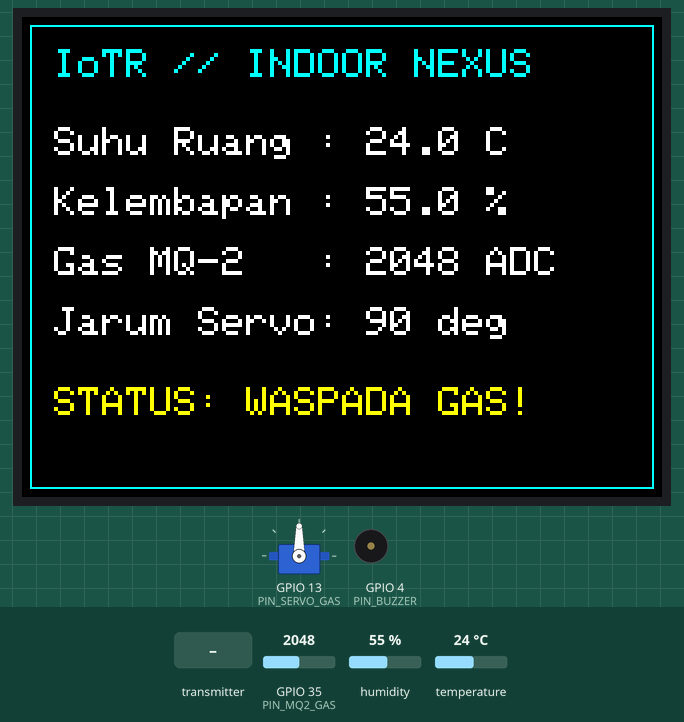
Recording of a sketch running on a simulated ESP32. Parts: servo, 320×240 colour display, buzzer (waves = sounding). The inputs (shaded band) are chosen by the test bench; at power-on: GPIO 35 (PIN_MQ2_GAS) = 2048, humidity 55 %, temperature 24 °C. WiFi joins after 1.5 s; servers stay silent unless stated; uploads are accepted with an empty reply; what the sketch prints to the serial monitor is not drawn.

Above: at 3.4 s.
3.5 s: GPIO 35 (PIN_MQ2_GAS) set to 2934
At 7.0 s:
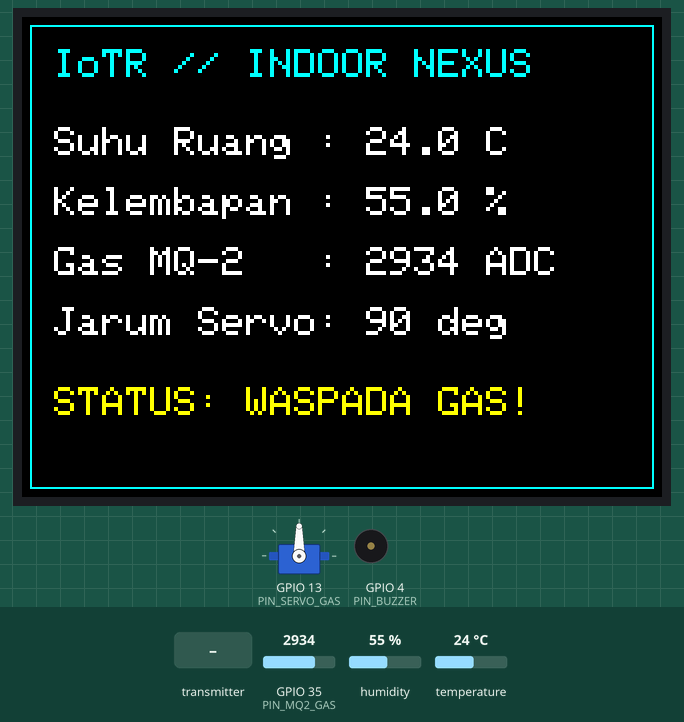
9.5 s: GPIO 35 (PIN_MQ2_GAS) set to 3043
At 10.65 s:
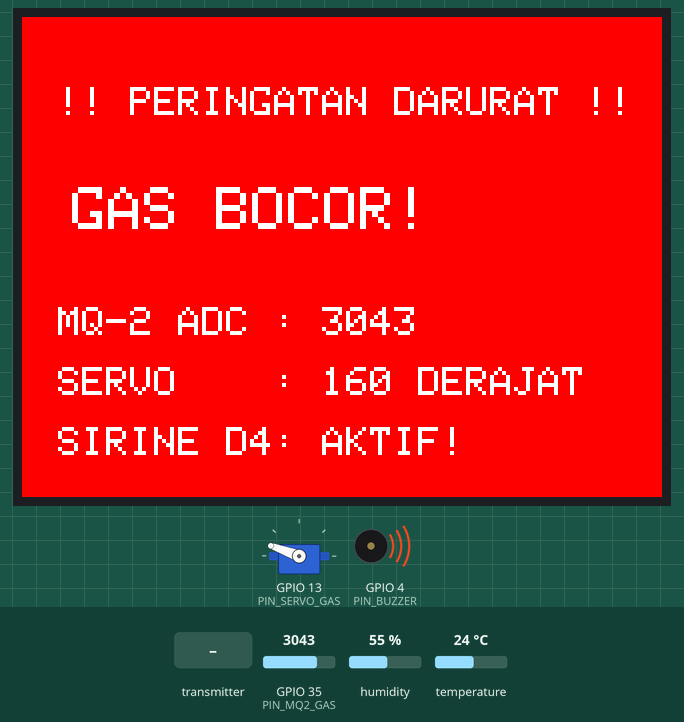
12.7 s: GPIO 35 (PIN_MQ2_GAS) set to 1460
At 14.5 s:
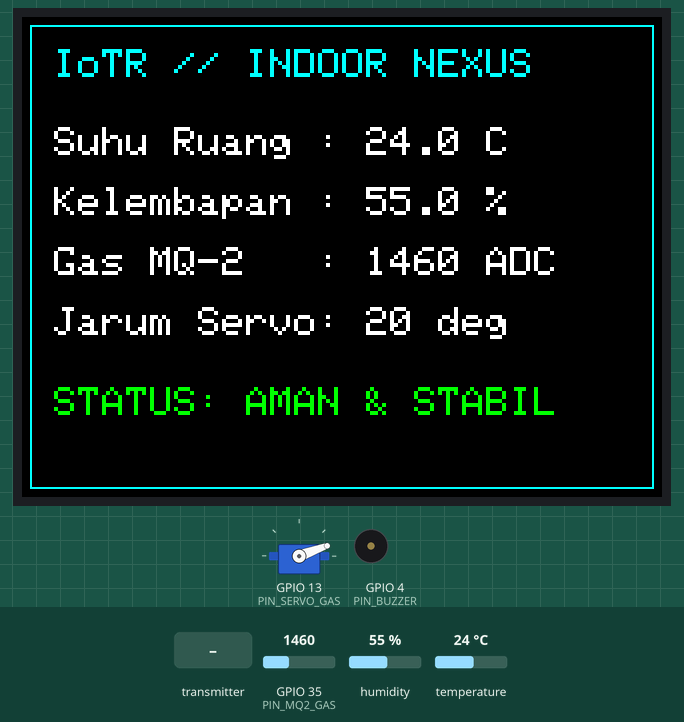
16.7 s: GPIO 35 (PIN_MQ2_GAS) set to 1549
At 18.1 s:
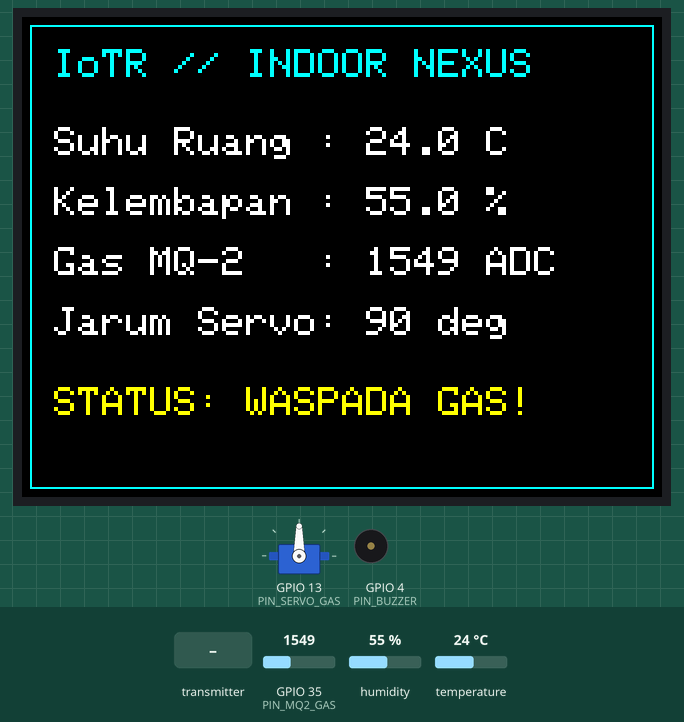
18.9 s: GPIO 35 (PIN_MQ2_GAS) set to 3040
At 20.78 s:
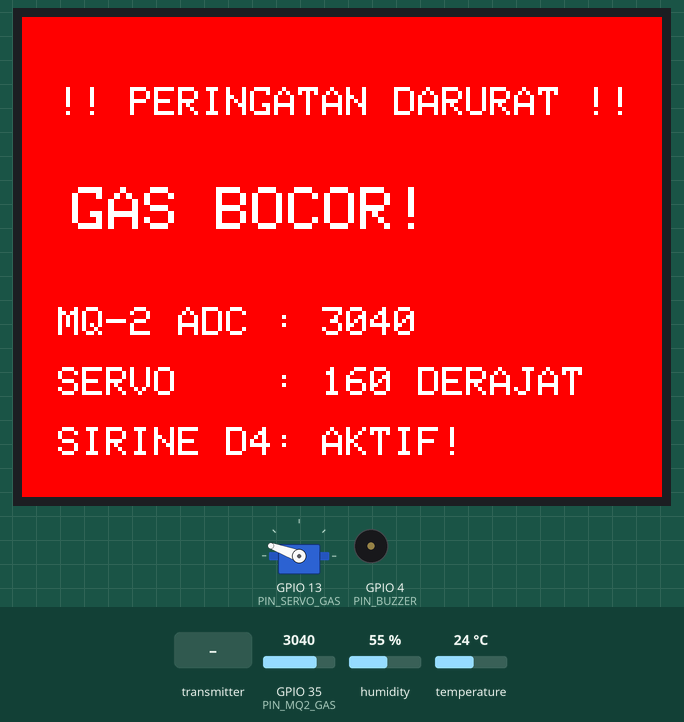
24.9 s: the transmitter starts sending status_bel = 0
Timing chart, 0 to 27.9 s (numbered marks = the images above; inputs shaded):
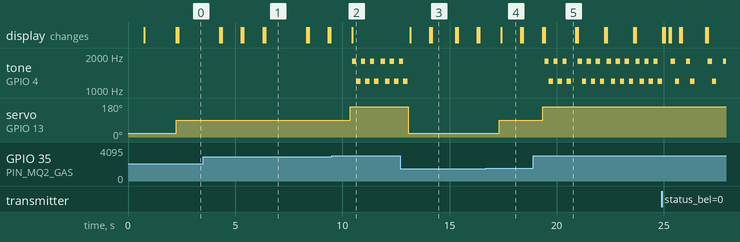

Measured:
- the behaviour switches between 2999 and 3000 on GPIO 35 (PIN_MQ2_GAS) (found by bisection; images 1 and 2)
- the behaviour switches between 1499 and 1500 on GPIO 35 (PIN_MQ2_GAS) (found by bisection; images 3 and 4)
- after the input at 3.5 s, the display: first differs from a run without the input after 0.88 s (image 1)
- after the input at 9.5 s, tone on GPIO 4 (PIN_BUZZER): plays 1800 Hz for 0.20 s, 1200 Hz for 0.20 s, 1800 Hz for 0.20 s, 1200 Hz for 0.20 s, 1800 Hz for 0.20 s, 1200 Hz for 0.20 s … (11 notes in this stretch), starting after 0.96 s; servo on GPIO 13 (PIN_SERVO_GAS): 90° → 160° after 0.87 s; the display: changes after 0.96 s (image 2)
- after the input at 12.7 s, tone on GPIO 4 (PIN_BUZZER): goes on until 13.0 s, then stays silent; servo on GPIO 13 (PIN_SERVO_GAS): 160° → 20° after 0.37 s; the display: changes after 0.46 s (image 3)
- after the input at 16.7 s, servo on GPIO 13 (PIN_SERVO_GAS): 20° → 90° after 0.62 s; the display: changes after 0.71 s (image 4)
- after the input at 18.9 s, tone on GPIO 4 (PIN_BUZZER): plays 1800 Hz for 0.20 s, 1200 Hz for 0.20 s, 1800 Hz for 0.20 s, 1200 Hz for 0.20 s, 1800 Hz for 0.20 s, 1200 Hz for 0.20 s … (24 notes in this stretch), starting after 0.53 s; servo on GPIO 13 (PIN_SERVO_GAS): 90° → 160° after 0.45 s

The sketch:

IoTR_Indoor_Node.ino
```cpp
/*
 * ======================================================================================
 * IoTR // NEXUS — FIRMWARE ESP32 UNIT INDOOR (GAS MECHATRONICS, DHT22, TFT & BUZZER D4)
 * ======================================================================================
 * Identitas Pabrikan : IOTR-INDOOR-01
 * Password Klaim     : INDOOR123
 * API Token Internal : IOTR_SECRET_TOKEN_INDOOR_ESP32_112233
 * Pin Mapping        : MQ-2 (D35), DHT22 (D15), Servo Gas (D13), Buzzer (D4), TFT ILI9341
 * Arsitektur         : Hybrid Dual-Protocol (ESP-NOW Instant RX + Wi-Fi HTTP POST Cloud)
 * ======================================================================================
 */

#include <WiFi.h>
#include <esp_now.h>
#include <HTTPClient.h>
#include <ESP32Servo.h>
#include <DHT.h>
#include <SPI.h>
#include <Adafruit_GFX.h>
#include <Adafruit_ILI9341.h>

// ======================== 1. KONFIGURASI JARINGAN & CLOUD API ========================
const char* WIFI_SSID     = "NAMA_WIFI_ANDA";
const char* WIFI_PASSWORD = "PASSWORD_WIFI_ANDA";
const char* SERVER_URL    = "http://192.168.1.100:8000/api/telemetry"; // Ganti dengan IP/Domain Laravel Anda
const char* API_TOKEN     = "IOTR_SECRET_TOKEN_INDOOR_ESP32_112233";

// ======================== 2. PEMETAAN PIN HARDWARE INDOOR ============================
#define PIN_MQ2_GAS      35  // ADC1_CH7 Sensor Gas MQ-2 (0 - 4095)
#define PIN_DHT22        15  // Digital Input Sensor Suhu & Kelembapan DHT22
#define PIN_SERVO_GAS    13  // PWM Jarum Speedometer Analog Gas (20°, 90°, 160°)
#define PIN_BUZZER       4   // Pin D4 Audio Buzzer Aktif/Pasif (Bel & Sirine Darurat)

// Pin SPI Layar Warna TFT ILI9341 (240x320)
#define TFT_CS           5
#define TFT_DC           2
#define TFT_RST          16

#define DHTTYPE          DHT22

// ======================== 3. AMBANG BATAS MEKATRONIKA GAS MQ-2 =======================
#define GAS_WASPADA_THRESHOLD 1500
#define GAS_BAHAYA_THRESHOLD  3000

#define SUDUT_ZONA_HIJAU      20   // Aman (< 1500)
#define SUDUT_ZONA_KUNING     90   // Waspada (1500 - 2999)
#define SUDUT_ZONA_MERAH      160  // Bahaya (>= 3000)

// ======================== 4. OBJEK SENSOR, SERVO & LAYAR TFT =========================
DHT dht(PIN_DHT22, DHTTYPE);
Servo gasGaugeServo;
Adafruit_ILI9341 tft = Adafruit_ILI9341(TFT_CS, TFT_DC, TFT_RST);

// Struktur Paket Data dari ESP32 Outdoor via ESP-NOW
typedef struct struct_espnow_packet {
    int status_bel;
    int sudut_solar;
    int cahaya_timur;
    int cahaya_barat;
} struct_espnow_packet;

volatile int statusBelDariOutdoor = 0;
volatile bool adaPanggilanBelBaru = false;
unsigned long waktuTerimaBel      = 0;

float suhuRuangan       = 28.0;
float kelembapanRuangan = 62.0;
int kadarGasAdc         = 650;
int sudutServoGas       = SUDUT_ZONA_HIJAU;

unsigned long lastSensorRead      = 0;
unsigned long lastCloudSync       = 0;
const unsigned long SENSOR_INTERVAL = 1000; // Baca sensor setiap 1 detik
const unsigned long CLOUD_INTERVAL  = 5000; // Kirim HTTP POST ke Laravel setiap 5 detik

// ======================== 5. FUNGSI AUDIO BUZZER PIN D4 ==============================
void bunyikanBelTamu() {
    // Pola Nada Ramah "TING-TUNG" (1x Klik Tamu Datang)
    tone(PIN_BUZZER, 1046, 280); // Nada C6
    delay(320);
    tone(PIN_BUZZER, 784, 450);  // Nada G5
    delay(500);
    noTone(PIN_BUZZER);
}

void bunyikanBelKurir() {
    // Pola Nada "BEEP 3x" Cepat (3x Klik Kurir Paket)
    for (int i = 0; i < 3; i++) {
        tone(PIN_BUZZER, 1318, 160); // Nada E6
        delay(220);
    }
    noTone(PIN_BUZZER);
}

void bunyikanSirineGasBocor() {
    // Pola Sirine Darurat Frekuensi Tinggi saat Gas >= 3000
    tone(PIN_BUZZER, 1800, 200);
    delay(200);
    tone(PIN_BUZZER, 1200, 200);
    delay(200);
}

// ======================== 6. FUNGSI RENDER UI LAYAR TFT ILI9341 ======================
void perbaruiLayarTft() {
    // Jika terjadi Kebocoran Gas Kritis (>= 3000), prioritaskan Layar Merah Darurat!
    if (kadarGasAdc >= GAS_BAHAYA_THRESHOLD) {
        tft.fillScreen(ILI9341_RED);
        tft.setTextColor(ILI9341_WHITE);
        tft.setTextSize(2);
        tft.setCursor(18, 35);
        tft.println("!! PERINGATAN DARURAT !!");
        tft.setTextSize(3);
        tft.setCursor(25, 85);
        tft.println("GAS BOCOR!");
        tft.setTextSize(2);
        tft.setCursor(18, 145);
        tft.printf("MQ-2 ADC : %d\n", kadarGasAdc);
        tft.setCursor(18, 175);
        tft.printf("SERVO    : %d DERAJAT\n", sudutServoGas);
        tft.setCursor(18, 205);
        tft.println("SIRINE D4: AKTIF!");
        return;
    }

    // Jika ada panggilan Bel dari Unit Outdoor
    if (statusBelDariOutdoor == 1) {
        tft.fillScreen(ILI9341_DARKGREEN);
        tft.setTextColor(ILI9341_WHITE);
        tft.setTextSize(2);
        tft.setCursor(20, 45);
        tft.println(" PANGGILAN GERBANG (1x) ");
        tft.setTextSize(3);
        tft.setCursor(35, 95);
        tft.println("TAMU DATANG");
        tft.setTextSize(2);
        tft.setCursor(30, 155);
        tft.println(">> SILAKAN MASUK <<");
        return;
    } else if (statusBelDariOutdoor == 2) {
        tft.fillScreen(ILI9341_ORANGE);
        tft.setTextColor(ILI9341_BLACK);
        tft.setTextSize(2);
        tft.setCursor(20, 45);
        tft.println(" PANGGILAN GERBANG (3x) ");
        tft.setTextSize(3);
        tft.setCursor(30, 95);
        tft.println("KURIR PAKET");
        tft.setTextSize(2);
        tft.setCursor(20, 155);
        tft.println(">> TARUH DI GERBANG <<");
        return;
    }

    // Tampilan Normal Dashboard TFT Cyber-Industrial
    tft.fillScreen(ILI9341_BLACK);
    tft.drawRect(4, 4, 312, 232, ILI9341_CYAN);

    tft.setTextColor(ILI9341_CYAN);
    tft.setTextSize(2);
    tft.setCursor(16, 16);
    tft.println("IoTR // INDOOR NEXUS");

    tft.setTextColor(ILI9341_WHITE);
    tft.setCursor(16, 55);
    tft.printf("Suhu Ruang : %.1f C\n", suhuRuangan);
    tft.setCursor(16, 85);
    tft.printf("Kelembapan : %.1f %%\n", kelembapanRuangan);
    tft.setCursor(16, 115);
    tft.printf("Gas MQ-2   : %d ADC\n", kadarGasAdc);
    tft.setCursor(16, 145);
    tft.printf("Jarum Servo: %d deg\n", sudutServoGas);

    tft.setCursor(16, 185);
    if (kadarGasAdc >= GAS_WASPADA_THRESHOLD) {
        tft.setTextColor(ILI9341_YELLOW);
        tft.println("STATUS: WASPADA GAS!");
    } else {
        tft.setTextColor(ILI9341_GREEN);
        tft.println("STATUS: AMAN & STABIL");
    }
}

// ======================== 7. CALLBACK PENERIMAAN INSTAN ESP-NOW ======================
void OnDataRecv(const uint8_t * mac, const uint8_t *incomingData, int len) {
    struct_espnow_packet packet;
    memcpy(&packet, incomingData, sizeof(packet));

    statusBelDariOutdoor = packet.status_bel;
    adaPanggilanBelBaru  = true;
    waktuTerimaBel       = millis();

    Serial.printf("[ESP-NOW RX] Sinyal Outdoor Diterima! Status Bel: %d | Solar: %d deg\n",
                  packet.status_bel, packet.sudut_solar);
}

// ======================== 8. FUNGSI KIRIM HTTP POST KE LARAVEL CLOUD =================
void kirimTelemetriIndoorKeLaravel() {
    if (WiFi.status() != WL_CONNECTED) {
        WiFi.reconnect();
        return;
    }

    HTTPClient http;
    http.begin(SERVER_URL);
    http.addHeader("Content-Type", "application/json");
    http.addHeader("Accept", "application/json");
    http.addHeader("Authorization", String("Bearer ") + API_TOKEN);

    String jsonPayload = "{";
    jsonPayload += "\"suhu\":" + String(suhuRuangan, 1) + ",";
    jsonPayload += "\"kelembapan\":" + String(kelembapanRuangan, 1) + ",";
    jsonPayload += "\"kadar_gas\":" + String(kadarGasAdc) + ",";
    jsonPayload += "\"sudut_servo_gas\":" + String(sudutServoGas) + ",";
    jsonPayload += "\"status_bel\":" + String((int)statusBelDariOutdoor);
    jsonPayload += "}";

    int httpResponseCode = http.POST(jsonPayload);

    if (httpResponseCode > 0) {
        Serial.printf("[CLOUD HTTP POST] Kode: %d | Payload: %s\n", httpResponseCode, jsonPayload.c_str());
    } else {
        Serial.printf("[CLOUD ERROR] HTTP POST Gagal: %s\n", http.errorToString(httpResponseCode).c_str());
    }

    http.end();
}

// ======================== 9. SETUP AWAL MIKROKONTROLER INDOOR ========================
void setup() {
    Serial.begin(115200);
    delay(500);
    Serial.println("\n=======================================================");
    Serial.println("IoTR // NEXUS — INDOOR NODE (IOTR-INDOOR-01) BOOTING");
    Serial.println("=======================================================");

    pinMode(PIN_MQ2_GAS, INPUT);
    pinMode(PIN_BUZZER, OUTPUT);
    digitalWrite(PIN_BUZZER, LOW);

    dht.begin();

    // Inisialisasi Servo Analog Speedometer Gas (Pin D13)
    gasGaugeServo.setPeriodHertz(50);
    gasGaugeServo.attach(PIN_SERVO_GAS, 500, 2400);
    gasGaugeServo.write(SUDUT_ZONA_HIJAU);

    // Inisialisasi Layar TFT ILI9341
    tft.begin();
    tft.setRotation(1);
    perbaruiLayarTft();

    // Koneksi Wi-Fi Station
    WiFi.mode(WIFI_STA);
    Serial.print("[INFO] MAC Address ESP32 Indoor: ");
    Serial.println(WiFi.macAddress());

    WiFi.begin(WIFI_SSID, WIFI_PASSWORD);
    int percobaan = 0;
    while (WiFi.status() != WL_CONNECTED && percobaan < 20) {
        delay(500);
        Serial.print(".");
        percobaan++;
    }
    Serial.println();

    // Inisialisasi Receiver ESP-NOW
    if (esp_now_init() == ESP_OK) {
        esp_now_register_recv_cb(OnDataRecv);
        Serial.println("[ESP-NOW] Receiver siap menangkap sinyal Bel dari Outdoor.");
    }
}

// ======================== 10. MAIN LOOP REAL-TIME INDOOR =============================
void loop() {
    unsigned long sekarang = millis();

    // A. TANGANI INTERUPSI BEL INSTAN DARI ESP-NOW OUTDOOR
    if (adaPanggilanBelBaru) {
        adaPanggilanBelBaru = false;
        perbaruiLayarTft();

        if (statusBelDariOutdoor == 1) {
            bunyikanBelTamu();
        } else if (statusBelDariOutdoor == 2) {
            bunyikanBelKurir();
        }

        // Langsung sinkronkan status terbaru ke server Laravel
        kirimTelemetriIndoorKeLaravel();
    }

    // Reset tampilan bel kembali ke normal setelah 8 detik
    if (statusBelDariOutdoor != 0 && (sekarang - waktuTerimaBel > 8000)) {
        statusBelDariOutdoor = 0;
        perbaruiLayarTft();
    }

    // B. BACA SENSOR MQ-2 & DHT22 SERTA GERAKKAN JARUM SERVO ANALOG (SETIAP 1 DETIK)
    if (sekarang - lastSensorRead >= SENSOR_INTERVAL) {
        lastSensorRead = sekarang;

        kadarGasAdc = analogRead(PIN_MQ2_GAS);
        float bacaSuhu = dht.readTemperature();
        float bacaLembap = dht.readHumidity();

        if (!isnan(bacaSuhu)) suhuRuangan = bacaSuhu;
        if (!isnan(bacaLembap)) kelembapanRuangan = bacaLembap;

        // Penentuan Zona Jarum Speedometer Servo Gas (Pin D13)
        if (kadarGasAdc >= GAS_BAHAYA_THRESHOLD) {
            sudutServoGas = SUDUT_ZONA_MERAH;  // 160 Derajat (Zona Merah Bahaya)
        } else if (kadarGasAdc >= GAS_WASPADA_THRESHOLD) {
            sudutServoGas = SUDUT_ZONA_KUNING; // 90 Derajat (Zona Kuning Waspada)
        } else {
            sudutServoGas = SUDUT_ZONA_HIJAU;  // 20 Derajat (Zona Hijau Aman)
        }

        gasGaugeServo.write(sudutServoGas);
        perbaruiLayarTft();
    }

    // C. AKTIFKAN SIRINE DARURAT KONTINYU JIKA KADAR GAS >= 3000
    if (kadarGasAdc >= GAS_BAHAYA_THRESHOLD) {
        bunyikanSirineGasBocor();
    }

    // D. SINKRONISASI BERKALA KE SERVER WEB LARAVEL SETIAP 5 DETIK
    if (sekarang - lastCloudSync >= CLOUD_INTERVAL) {
        lastCloudSync = sekarang;
        kirimTelemetriIndoorKeLaravel();
    }

    delay(20);
}
```
